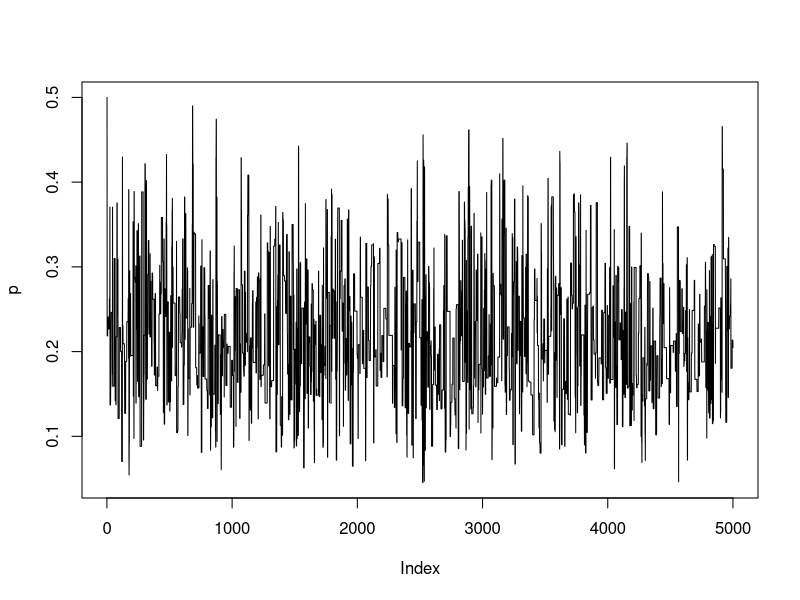
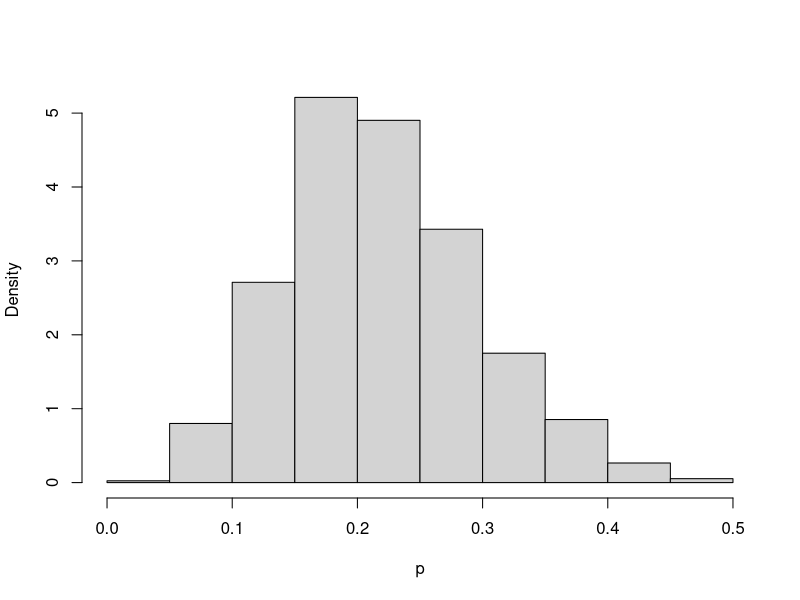
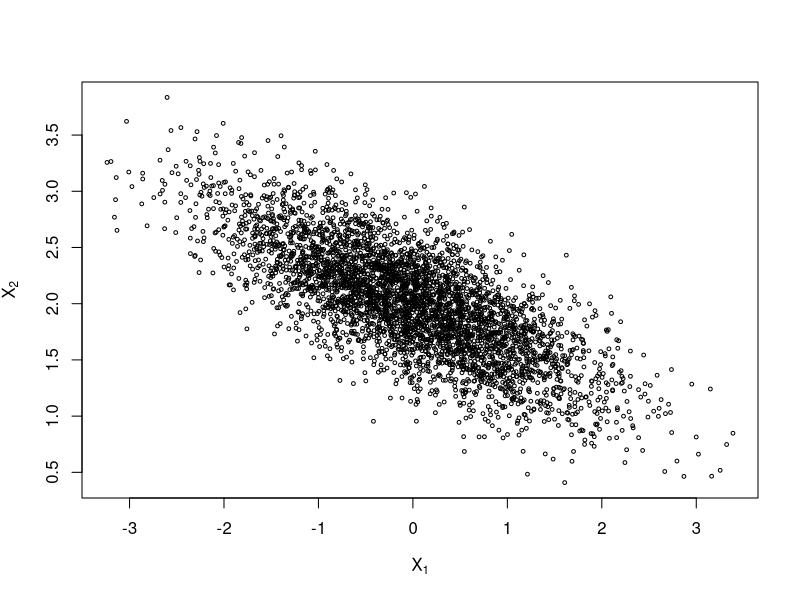
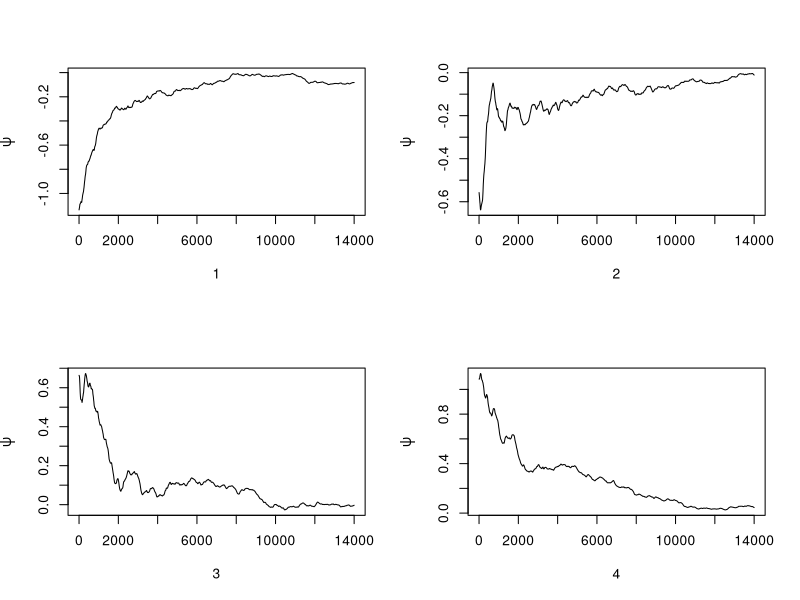
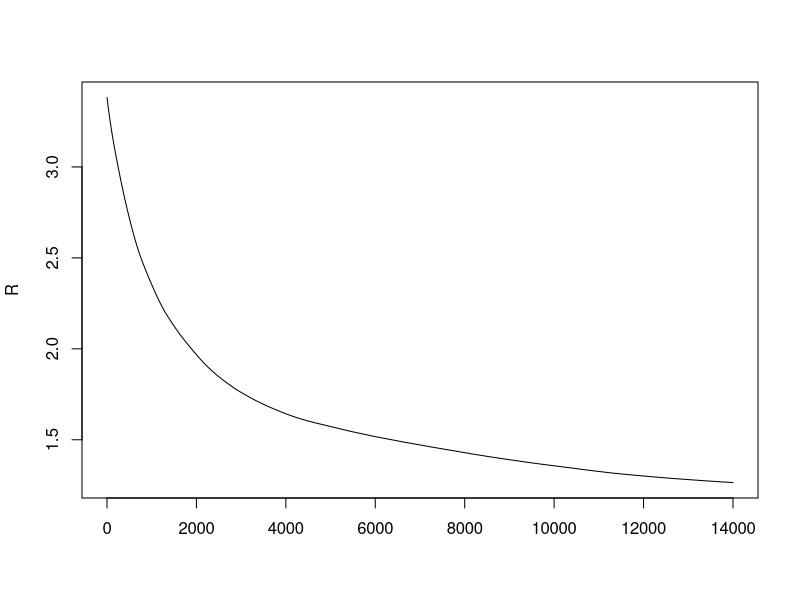
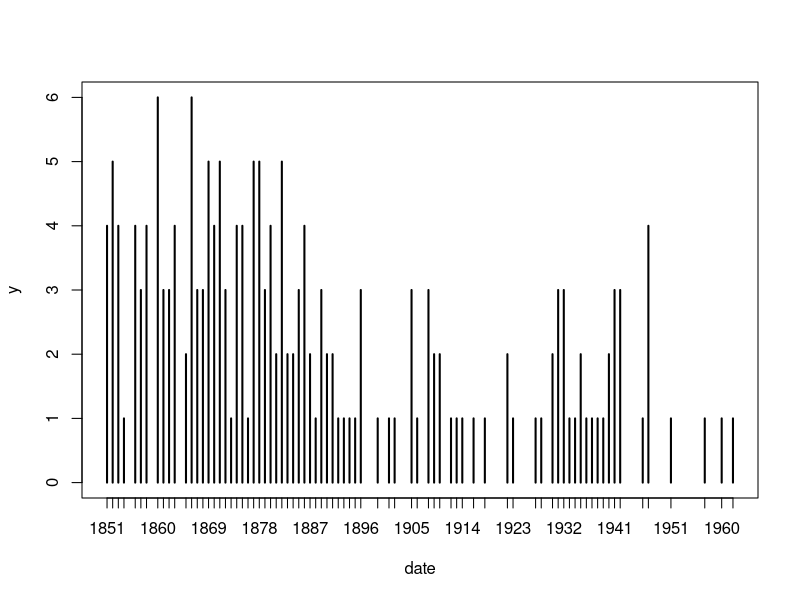
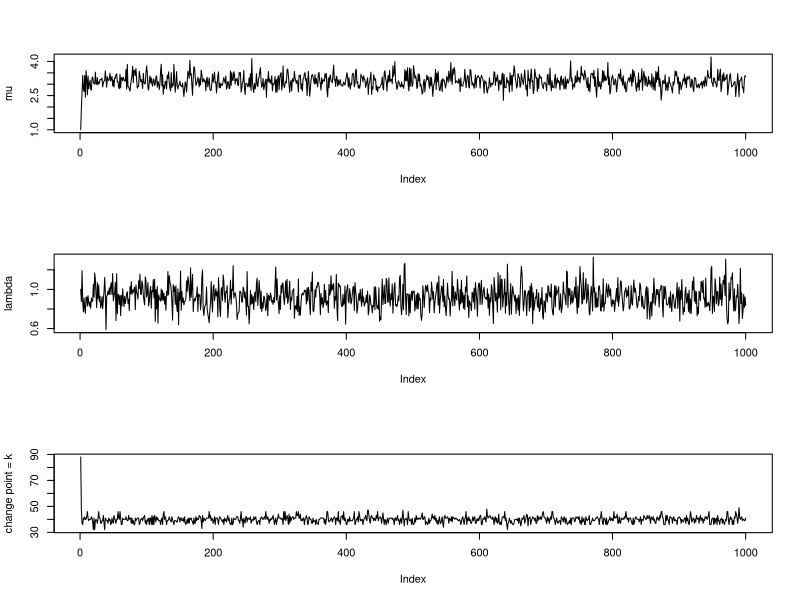
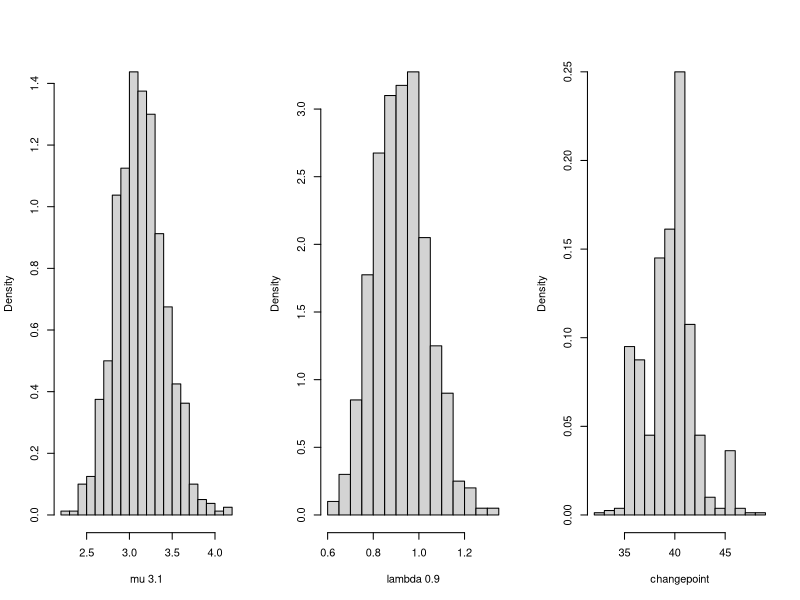

Write R code to recreate these figures, in order.
#########################################
# R code for Chapter 9 Examples (cont.) #
#########################################

### Example 9.6 (Independence sampler)

    m <- 5000 #length of chain
    xt <- numeric(m)
    a <- 1             #parameter of Beta(a,b) proposal dist.
    b <- 1             #parameter of Beta(a,b) proposal dist.
    # a <- 5             #parameter of Beta(a,b) proposal dist.
    # b <- 2             #parameter of Beta(a,b) proposal dist.
    p <- .2            #mixing parameter
    n <- 30            #sample size
    mu <- c(0, 5)      #parameters of the normal densities
    sigma <- c(1, 1)

    # generate the observed sample
    i <- sample(1:2, size=n, replace=TRUE, prob=c(p, 1-p))
    x <- rnorm(n, mu[i], sigma[i])

    # generate the independence sampler chain
    u <- runif(m)
    y <- rbeta(m, a, b)      #proposal distribution
    xt[1] <- .5

    for (i in 2:m) {
        fy <- y[i] * dnorm(x, mu[1], sigma[1]) +
                (1-y[i]) * dnorm(x, mu[2], sigma[2])
        fx <- xt[i-1] * dnorm(x, mu[1], sigma[1]) +
                (1-xt[i-1]) * dnorm(x, mu[2], sigma[2])

        r <- prod(fy / fx) *
               (xt[i-1]^(a-1) * (1-xt[i-1])^(b-1)) /
                 (y[i]^(a-1) * (1-y[i])^(b-1))

        if (u[i] <= r) xt[i] <- y[i] else
            xt[i] <- xt[i-1]
        }

    plot(xt, type="l", ylab="p")
    hist(xt[101:m], main="", xlab="p", prob=TRUE)
    print(mean(xt[101:m]))
    

### Example 9.7 (Gibbs sampler: Bivariate distribution)

    #initialize constants and parameters
    N <- 5000               #length of chain
    burn <- 1000            #burn-in length
    X <- matrix(0, N, 2)    #the chain, a bivariate sample

    rho <- -.75             #correlation
    mu1 <- 0
    mu2 <- 2
    sigma1 <- 1
    sigma2 <- .5
    s1 <- sqrt(1-rho^2)*sigma1
    s2 <- sqrt(1-rho^2)*sigma2

    ###### generate the chain #####

    X[1, ] <- c(mu1, mu2)            #initialize

    for (i in 2:N) {
        x2 <- X[i-1, 2]
        m1 <- mu1 + rho * (x2 - mu2) * sigma1/sigma2
        X[i, 1] <- rnorm(1, m1, s1)
        x1 <- X[i, 1]
        m2 <- mu2 + rho * (x1 - mu1) * sigma2/sigma1
        X[i, 2] <- rnorm(1, m2, s2)
    }

    b <- burn + 1
    x <- X[b:N, ]

    # compare sample statistics to parameters
    colMeans(x)
    cov(x)
    cor(x)

    plot(x, main="", cex=.5, xlab=bquote(X[1]),
         ylab=bquote(X[2]), ylim=range(x[,2]))
         
### Example 9.8 (Gelman-Rubin method of monitoring convergence)

    Gelman.Rubin <- function(psi) {
        # psi[i,j] is the statistic psi(X[i,1:j])
        # for chain in i-th row of X
        psi <- as.matrix(psi)
        n <- ncol(psi)
        k <- nrow(psi)

        psi.means <- rowMeans(psi)     #row means
        B <- n * var(psi.means)        #between variance est.
        psi.w <- apply(psi, 1, "var")  #within variances
        W <- mean(psi.w)               #within est.
        v.hat <- W*(n-1)/n + (B/n)     #upper variance est.
        r.hat <- v.hat / W             #G-R statistic
        return(r.hat)
        }

    normal.chain <- function(sigma, N, X1) {
        #generates a Metropolis chain for Normal(0,1)
        #with Normal(X[t], sigma) proposal distribution
        #and starting value X1
        x <- rep(0, N)
        x[1] <- X1
        u <- runif(N)

        for (i in 2:N) {
            xt <- x[i-1]
            y <- rnorm(1, xt, sigma)     #candidate point
            r1 <- dnorm(y, 0, 1) * dnorm(xt, y, sigma)
            r2 <- dnorm(xt, 0, 1) * dnorm(y, xt, sigma)
            r <- r1 / r2
            if (u[i] <= r) x[i] <- y else
                 x[i] <- xt
            }
        return(x)
        }

    sigma <- .2     #parameter of proposal distribution
    k <- 4          #number of chains to generate
    n <- 15000      #length of chains
    b <- 1000       #burn-in length

    #choose overdispersed initial values
    x0 <- c(-10, -5, 5, 10)

    #generate the chains
    X <- matrix(0, nrow=k, ncol=n)
    for (i in 1:k)
        X[i, ] <- normal.chain(sigma, n, x0[i])

    #compute diagnostic statistics
    psi <- t(apply(X, 1, cumsum))
    for (i in 1:nrow(psi))
        psi[i,] <- psi[i,] / (1:ncol(psi))
    print(Gelman.Rubin(psi))

    #plot psi for the four chains
    par(mfrow=c(2,2))
    for (i in 1:k)
        plot(psi[i, (b+1):n], type="l",
            xlab=i, ylab=bquote(psi))
    par(mfrow=c(1,1)) #restore default

    #plot the sequence of R-hat statistics
    rhat <- rep(0, n)
    for (j in (b+1):n)
        rhat[j] <- Gelman.Rubin(psi[,1:j])
    plot(rhat[(b+1):n], type="l", xlab="", ylab="R")
    abline(h=1.1, lty=2)


### Example 9.9 (Coal mining disasters)

    library(boot)     #for coal data
    data(coal)
    year <- floor(coal)
    y <- table(year)
    plot(y)  #a time plot

    y <- floor(coal[[1]])  # convert data.frame to numeric
    y <- tabulate(y)
    y <- y[1851:length(y)]   # starting from year 1851

    # Gibbs sampler for the coal mining change point

    # initialization
    n <- length(y)    #length of the data
    m <- 1000         #length of the chain
    mu <- lambda <- k <- numeric(m)
    L <- numeric(n)
    k[1] <- sample(1:n, 1)
    mu[1] <- 1
    lambda[1] <- 1
    b1 <- 1
    b2 <- 1

    # run the Gibbs sampler
    for (i in 2:m) {
        kt <- k[i-1]

        #generate mu
        r <- .5 + sum(y[1:kt])
        mu[i] <- rgamma(1, shape = r, rate = kt + b1)

        #generate lambda
        if (kt + 1 > n) r <- .5 + sum(y) else
            r <- .5 + sum(y[(kt+1):n])
        lambda[i] <- rgamma(1, shape = r, rate = n - kt + b2)

        #generate b1 and b2
        b1 <- rgamma(1, shape = .5, rate = mu[i]+1)
        b2 <- rgamma(1, shape = .5, rate = lambda[i]+1)

        for (j in 1:n) {
            L[j] <- exp((lambda[i] - mu[i]) * j) *
                          (mu[i] / lambda[i])^sum(y[1:j])
            }
        L <- L / sum(L)

        #generate k from discrete distribution L on 1:n
        k[i] <- sample(1:n, prob=L, size=1)
    }

    b <- 201
    j <- k[b:m]

    print(mean(k[b:m]))
    print(mean(lambda[b:m]))
    print(mean(mu[b:m]))


### Code for Figure 9.11

    # plots of the chains for Gibbs sampler output

    par(mfcol=c(3,1))
    plot(mu, type="l", ylab="mu")
    plot(lambda, type="l", ylab="lambda")
    plot(k, type="l", ylab="change point = k")


### Code for Figure 9.12

    # histograms from the Gibbs sampler output

    par(mfrow=c(1,3))
    labelk <- "changepoint"
    label1 <- paste("mu", round(mean(mu[b:m]), 1))
    label2 <- paste("lambda", round(mean(lambda[b:m]), 1))

    hist(mu[b:m], main="", xlab=label1,
         breaks = "scott", prob=TRUE) #mu posterior
    hist(lambda[b:m], main="", xlab=label2,
         breaks = "scott", prob=TRUE) #lambda posterior
    hist(j, breaks=min(j):max(j), prob=TRUE, main="",
        xlab = labelk)

dev.off()